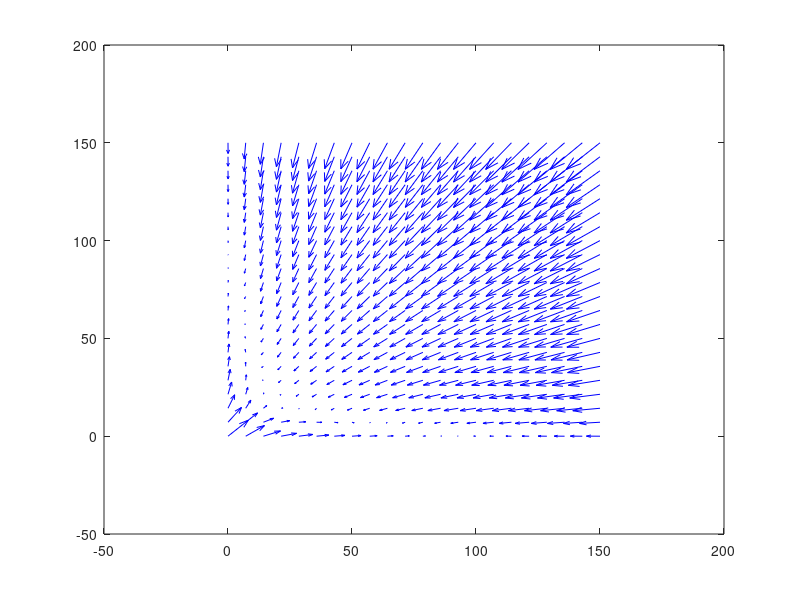

MATLAB code to generate this figure: (Note: this script raises an error after producing the figure.)
clear all
clc
% clf
n    = 2;
beta = 0.15;
K    = 10;
gamma= 10;
t = 0;
T = 150;
dt = 22; 
f = @(t,Y) [(beta*K^n)/(K^n+Y(2)^n)-(1/(60*gamma))*Y(1); (beta*K^n)/(K^n+Y(1)^n)-(1/(60*gamma))*Y(2)]; %Differential Equations to Update TFs
y1 = linspace(t,T,dt);
y2 = linspace(t,T,dt);
[x,y] = meshgrid(y1,y2);
size(x)
size(y)
u = zeros(size(x));
v = zeros(size(x));
t=0; % we want the derivatives at each point at t=0, i.e. the starting time
for i = 1:numel(x)
    Yprime = f(t,[x(i); y(i)]);
    u(i) = Yprime(1);
    v(i) = Yprime(2);
end
hh = quiver(x,y,u,v,2,'b'); figure(gcf)
ax = gca; ax.LineWidth = 1.1;
xlabel('Phenotype A','FontSize',16,'FontWeight','bold','Color','k')
ylabel('Phenotype B','FontSize',16,'FontWeight','bold','Color','k')
xticks([t:75:T])
yticks([t:75:T])
axis tight equal;
circle(t,75,15,1.5,2.5,T) 
circle(75,t,15,0  ,1  ,T) 
hold on
plot(1:T,'k','LineWidth',2) 
hold off
function h = circle(x,y,r,sp,ep,nsegments)  
if nargin<4
    nsegments=50;
end
hold on
th = sp*pi:2*pi/nsegments:(ep*pi);
xunit = r * cos(th) + x;
yunit = r * sin(th) + y;
h = plot(xunit, yunit,'r','LineWidth',2);
fill(xunit,yunit,'r')
colormap([0 0 0; 1 1 1]);
hold off
end